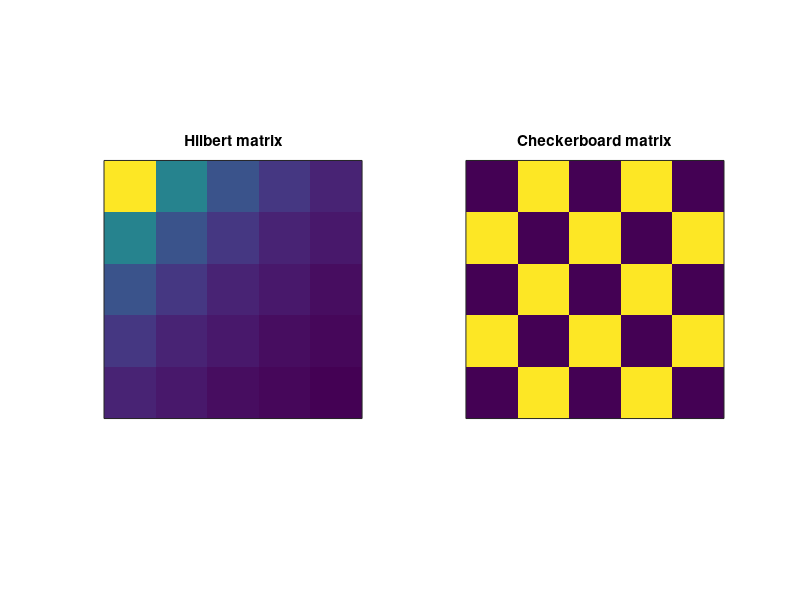

The MATLAB source for this figure:
%% 
%    Command statements
%    Hilbert matrix using for-loops
%
%%

% list dimensions
m = 5;

% initialize variables whenever possible!
hilmat   = zeros(m);
checkmat = zeros(m);

% now for the loops:
for i=1:m
    for j=1:m
        
        % denominator
        den = i +j - 1
        
        % and invert to find this element
        hilmat(i, j) = 1/den;
        
        
        % bonus: checkerboard
        checkmat(i, j) = (-1)^den;
        
    end
end

% let's see what they look like
figure(1), clf

subplot(121)
imagesc(hilmat)
axis square, title('Hilbert matrix')
set(gca,'xtick',[],'ytick',[])

subplot(122)
imagesc(checkmat)
axis square, title('Checkerboard matrix')
set(gca,'xtick',[],'ytick',[])

%%
